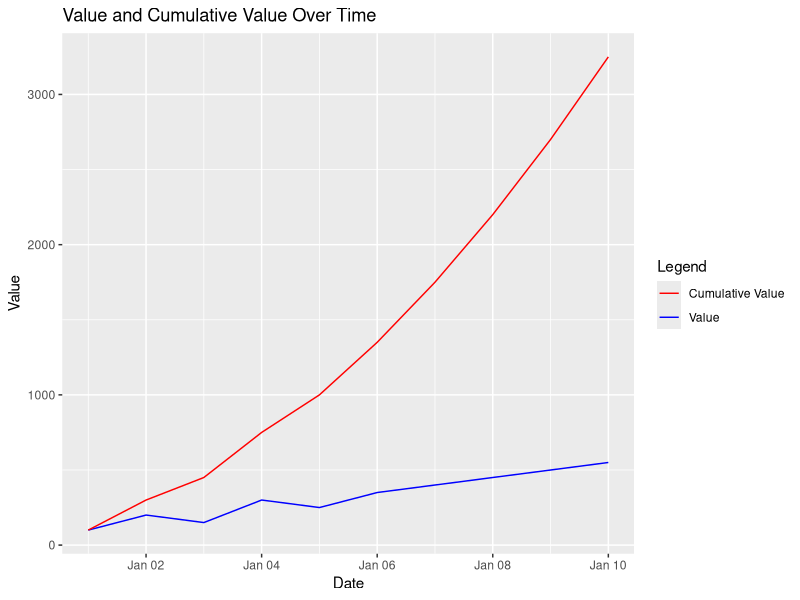
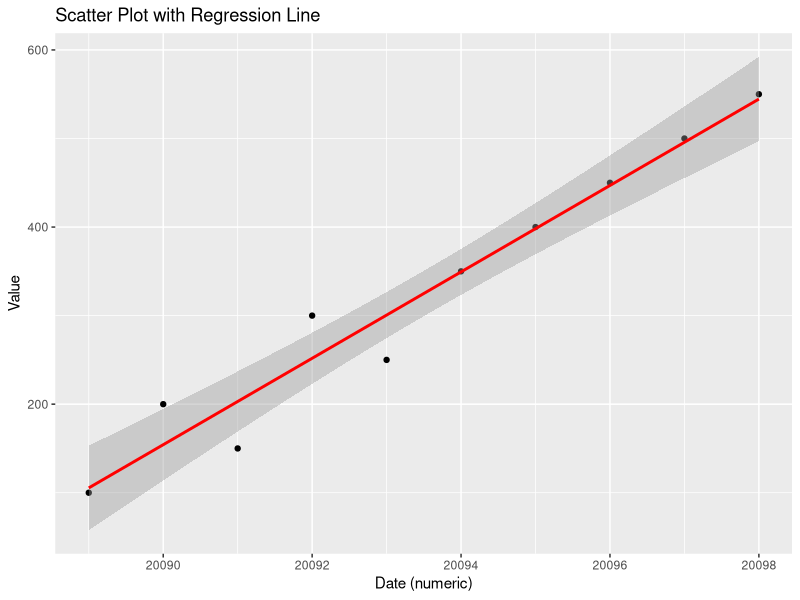
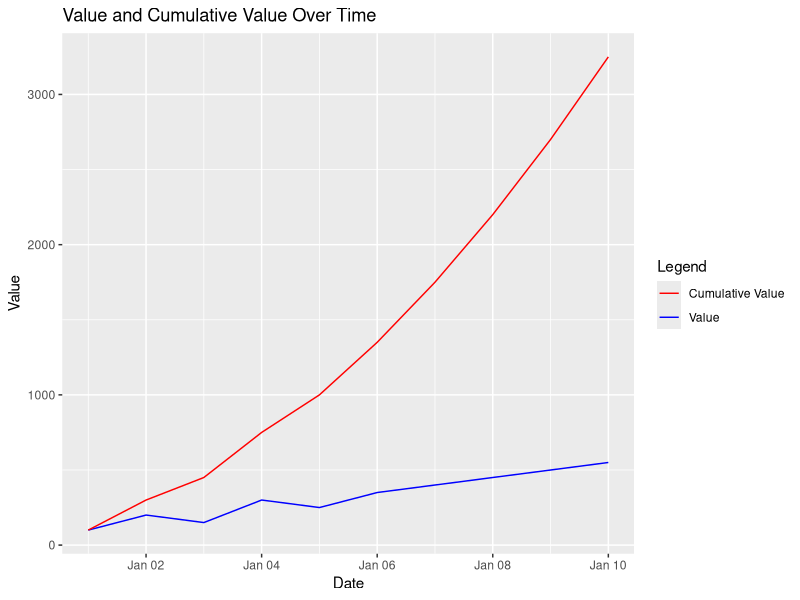
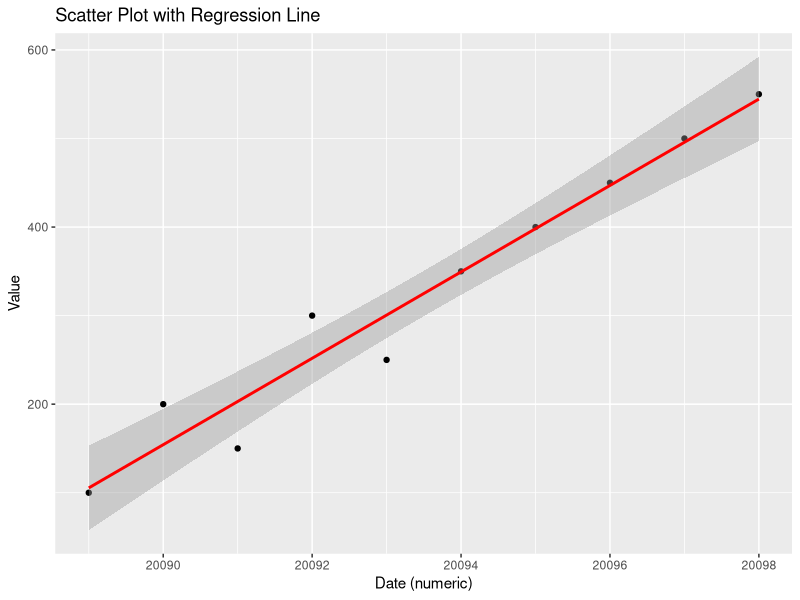

Source code (R) for these figures, in order: (Note: this script raises an error after producing the figures.)
install.packages("ggplot2")
install.packages("tidyr")
install.packages("readr")

# Load necessary libraries
library(dplyr)
library(ggplot2)
library(tidyr)
library(readr)

# Sample data
data <- data.frame(
  Date = seq(as.Date("2025-01-01"), as.Date("2025-01-10"), by="days"),
  Value = c(100, 200, 150, 300, 250, 350, 400, 450, 500, 550)
)

# Print the first few rows of the data
print(head(data))


# Data manipulation: Calculate cumulative sum of the 'Value' column
data <- data %>%
  mutate(CumulativeValue = cumsum(Value))

# Print the modified data
print(data)

# Data visualization: Plot the 'Value' and 'CumulativeValue' over time
ggplot(data, aes(x = Date)) +
  geom_line(aes(y = Value, color = "Value")) +
  geom_line(aes(y = CumulativeValue, color = "Cumulative Value")) +
  labs(title = "Value and Cumulative Value Over Time",
       x = "Date",
       y = "Value") +
  scale_color_manual(name = "Legend", values = c("Value" = "blue", "Cumulative Value" = "red"))

# Save the plot to a file
ggsave("value_plot.png")

# Statistical analysis: Calculate summary statistics for the 'Value' column
summary_stats <- data %>%
  summarise(
    Mean = mean(Value),
    Median = median(Value),
    SD = sd(Value),
    Min = min(Value),
    Max = max(Value)
  )


# Print the summary statistics
print(summary_stats)

# Save the data and summary statistics to CSV files
write_csv(data, "data.csv")
write_csv(summary_stats, "summary_stats.csv")

# Additional operations: Perform a linear regression analysis
linear_model <- lm(Value ~ Date, data = data)
summary(linear_model)

# Print the summary of the linear model
print(summary(linear_model))

# Save the linear model summary to a file
sink("linear_model_summary.txt")
print(summary(linear_model))
sink()

# More advanced visualization: Create a scatter plot with a regression line
ggplot(data, aes(x = as.numeric(Date), y = Value)) +
  geom_point() +
  geom_smooth(method = "lm", col = "red") +
  labs(title = "Scatter Plot with Regression Line",
       x = "Date (numeric)",
       y = "Value")

# Save the scatter plot to a file
ggsave("scatter_plot.png")

# Perform a time series decomposition
ts_data <- ts(data$Value, start = c(2025, 1), frequency = 365)
decomp <- stl(ts_data, s.window = "periodic")

# Plot the decomposition
plot(decomp)

# Save the decomposition plot to a file
png("decomposition_plot.png")
plot(decomp)
dev.off()

# Forecast the next 10 periods using the decomposed time series
forecast_result <- forecast(decomp, h = 10)

# Plot the forecast
plot(forecast_result)

# Save the forecast plot to a file
png("forecast_plot.png")
plot(forecast_result)
dev.off()

# Save the forecast results to a CSV file
write_csv(as.data.frame(forecast_result), "forecast_results.csv")

# End of the R program



















